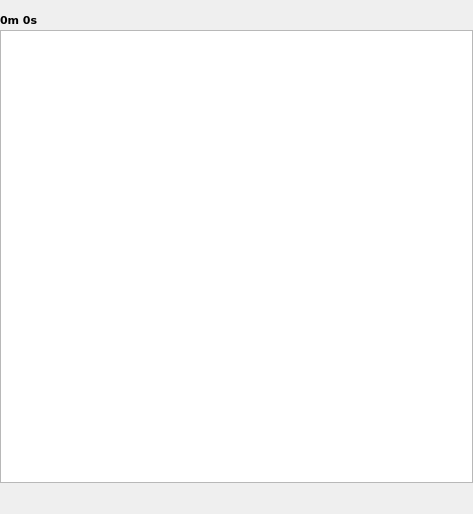
<?xml version="1.0" encoding="UTF-8"?>
<ui version="4.0">
 <class>Playlist_Window</class>
 <widget class="QWidget" name="Playlist_Window">
  <property name="windowModality">
   <enum>Qt::NonModal</enum>
  </property>
  <property name="geometry">
   <rect>
    <x>0</x>
    <y>0</y>
    <width>473</width>
    <height>514</height>
   </rect>
  </property>
  <property name="sizePolicy">
   <sizepolicy hsizetype="Preferred" vsizetype="Preferred">
    <horstretch>0</horstretch>
    <verstretch>0</verstretch>
   </sizepolicy>
  </property>
  <property name="minimumSize">
   <size>
    <width>0</width>
    <height>0</height>
   </size>
  </property>
  <property name="maximumSize">
   <size>
    <width>16516</width>
    <height>16777215</height>
   </size>
  </property>
  <property name="windowTitle">
   <string>Form</string>
  </property>
  <property name="toolTip">
   <string/>
  </property>
  <layout class="QGridLayout" name="gridLayout">
   <property name="sizeConstraint">
    <enum>QLayout::SetDefaultConstraint</enum>
   </property>
   <property name="leftMargin">
    <number>0</number>
   </property>
   <property name="topMargin">
    <number>2</number>
   </property>
   <property name="rightMargin">
    <number>0</number>
   </property>
   <property name="bottomMargin">
    <number>0</number>
   </property>
   <property name="spacing">
    <number>3</number>
   </property>
   <item row="0" column="3">
    <widget class="QPushButton" name="btn_clear">
     <property name="minimumSize">
      <size>
       <width>24</width>
       <height>24</height>
      </size>
     </property>
     <property name="maximumSize">
      <size>
       <width>26</width>
       <height>26</height>
      </size>
     </property>
     <property name="font">
      <font>
       <family>DejaVu Sans</family>
      </font>
     </property>
     <property name="focusPolicy">
      <enum>Qt::NoFocus</enum>
     </property>
     <property name="toolTip">
      <string>Clear Playlist</string>
     </property>
     <property name="text">
      <string/>
     </property>
     <property name="icon">
      <iconset>
       <normaloff>../../../.designer/backup/icons/broom.png</normaloff>../../../.designer/backup/icons/broom.png</iconset>
     </property>
     <property name="iconSize">
      <size>
       <width>24</width>
       <height>24</height>
      </size>
     </property>
     <property name="flat">
      <bool>true</bool>
     </property>
    </widget>
   </item>
   <item row="1" column="0" colspan="4">
    <layout class="QHBoxLayout" name="horizontalLayout">
     <item>
      <widget class="PlaylistView" name="listView">
       <property name="sizePolicy">
        <sizepolicy hsizetype="Preferred" vsizetype="MinimumExpanding">
         <horstretch>0</horstretch>
         <verstretch>0</verstretch>
        </sizepolicy>
       </property>
       <property name="minimumSize">
        <size>
         <width>200</width>
         <height>0</height>
        </size>
       </property>
       <property name="maximumSize">
        <size>
         <width>167721</width>
         <height>16777215</height>
        </size>
       </property>
       <property name="font">
        <font>
         <family>DejaVu Sans</family>
        </font>
       </property>
       <property name="focusPolicy">
        <enum>Qt::NoFocus</enum>
       </property>
       <property name="horizontalScrollBarPolicy">
        <enum>Qt::ScrollBarAlwaysOff</enum>
       </property>
       <property name="editTriggers">
        <set>QAbstractItemView::NoEditTriggers</set>
       </property>
       <property name="tabKeyNavigation">
        <bool>true</bool>
       </property>
       <property name="alternatingRowColors">
        <bool>true</bool>
       </property>
       <property name="selectionMode">
        <enum>QAbstractItemView::ExtendedSelection</enum>
       </property>
       <property name="selectionBehavior">
        <enum>QAbstractItemView::SelectRows</enum>
       </property>
      </widget>
     </item>
    </layout>
   </item>
   <item row="3" column="0">
    <layout class="QHBoxLayout" name="horizontalLayout_2">
     <item>
      <widget class="QPushButton" name="btn_rep1">
       <property name="minimumSize">
        <size>
         <width>28</width>
         <height>28</height>
        </size>
       </property>
       <property name="maximumSize">
        <size>
         <width>28</width>
         <height>28</height>
        </size>
       </property>
       <property name="font">
        <font>
         <family>DejaVu Sans</family>
        </font>
       </property>
       <property name="focusPolicy">
        <enum>Qt::NoFocus</enum>
       </property>
       <property name="toolTip">
        <string>Repeat 1</string>
       </property>
       <property name="text">
        <string/>
       </property>
       <property name="icon">
        <iconset>
         <normaloff>../../../icons/rep1.png</normaloff>../../../icons/rep1.png</iconset>
       </property>
       <property name="iconSize">
        <size>
         <width>20</width>
         <height>20</height>
        </size>
       </property>
       <property name="shortcut">
        <string>Enter</string>
       </property>
       <property name="checkable">
        <bool>true</bool>
       </property>
       <property name="flat">
        <bool>true</bool>
       </property>
      </widget>
     </item>
     <item>
      <widget class="QPushButton" name="btn_repAll">
       <property name="minimumSize">
        <size>
         <width>28</width>
         <height>28</height>
        </size>
       </property>
       <property name="maximumSize">
        <size>
         <width>28</width>
         <height>28</height>
        </size>
       </property>
       <property name="font">
        <font>
         <family>DejaVu Sans</family>
        </font>
       </property>
       <property name="focusPolicy">
        <enum>Qt::NoFocus</enum>
       </property>
       <property name="toolTip">
        <string>Repeat All</string>
       </property>
       <property name="text">
        <string/>
       </property>
       <property name="icon">
        <iconset>
         <normaloff>../../../icons/repAll.png</normaloff>../../../icons/repAll.png</iconset>
       </property>
       <property name="iconSize">
        <size>
         <width>20</width>
         <height>20</height>
        </size>
       </property>
       <property name="shortcut">
        <string>Enter</string>
       </property>
       <property name="checkable">
        <bool>true</bool>
       </property>
       <property name="flat">
        <bool>true</bool>
       </property>
      </widget>
     </item>
     <item>
      <widget class="QPushButton" name="btn_shuffle">
       <property name="minimumSize">
        <size>
         <width>28</width>
         <height>28</height>
        </size>
       </property>
       <property name="maximumSize">
        <size>
         <width>28</width>
         <height>28</height>
        </size>
       </property>
       <property name="font">
        <font>
         <family>DejaVu Sans</family>
        </font>
       </property>
       <property name="focusPolicy">
        <enum>Qt::NoFocus</enum>
       </property>
       <property name="toolTip">
        <string>Shuffle</string>
       </property>
       <property name="text">
        <string/>
       </property>
       <property name="icon">
        <iconset>
         <normaloff>../../../icons/shuffle.png</normaloff>../../../icons/shuffle.png</iconset>
       </property>
       <property name="iconSize">
        <size>
         <width>20</width>
         <height>20</height>
        </size>
       </property>
       <property name="shortcut">
        <string>Enter</string>
       </property>
       <property name="checkable">
        <bool>true</bool>
       </property>
       <property name="flat">
        <bool>true</bool>
       </property>
      </widget>
     </item>
     <item>
      <widget class="QPushButton" name="btn_append">
       <property name="minimumSize">
        <size>
         <width>28</width>
         <height>28</height>
        </size>
       </property>
       <property name="maximumSize">
        <size>
         <width>28</width>
         <height>28</height>
        </size>
       </property>
       <property name="font">
        <font>
         <family>DejaVu Sans</family>
        </font>
       </property>
       <property name="focusPolicy">
        <enum>Qt::NoFocus</enum>
       </property>
       <property name="toolTip">
        <string>Append when adding new tracks</string>
       </property>
       <property name="text">
        <string/>
       </property>
       <property name="icon">
        <iconset>
         <normaloff>../../../.designer/backup/icons/append.png</normaloff>../../../.designer/backup/icons/append.png</iconset>
       </property>
       <property name="iconSize">
        <size>
         <width>20</width>
         <height>20</height>
        </size>
       </property>
       <property name="shortcut">
        <string>Enter</string>
       </property>
       <property name="checkable">
        <bool>true</bool>
       </property>
       <property name="flat">
        <bool>true</bool>
       </property>
      </widget>
     </item>
     <item>
      <widget class="QPushButton" name="btn_dynamic">
       <property name="minimumSize">
        <size>
         <width>28</width>
         <height>28</height>
        </size>
       </property>
       <property name="maximumSize">
        <size>
         <width>28</width>
         <height>28</height>
        </size>
       </property>
       <property name="font">
        <font>
         <family>DejaVu Sans</family>
        </font>
       </property>
       <property name="focusPolicy">
        <enum>Qt::NoFocus</enum>
       </property>
       <property name="toolTip">
        <string>Dynamic playing</string>
       </property>
       <property name="text">
        <string/>
       </property>
       <property name="icon">
        <iconset>
         <normaloff>../../../icons/dynamic.png</normaloff>../../../icons/dynamic.png</iconset>
       </property>
       <property name="iconSize">
        <size>
         <width>20</width>
         <height>20</height>
        </size>
       </property>
       <property name="shortcut">
        <string>Enter</string>
       </property>
       <property name="checkable">
        <bool>true</bool>
       </property>
       <property name="flat">
        <bool>true</bool>
       </property>
      </widget>
     </item>
     <item>
      <widget class="QPushButton" name="btn_gapless">
       <property name="minimumSize">
        <size>
         <width>28</width>
         <height>28</height>
        </size>
       </property>
       <property name="maximumSize">
        <size>
         <width>28</width>
         <height>28</height>
        </size>
       </property>
       <property name="font">
        <font>
         <family>DejaVu Sans</family>
        </font>
       </property>
       <property name="focusPolicy">
        <enum>Qt::NoFocus</enum>
       </property>
       <property name="toolTip">
        <string>Gapless playback</string>
       </property>
       <property name="text">
        <string/>
       </property>
       <property name="iconSize">
        <size>
         <width>20</width>
         <height>20</height>
        </size>
       </property>
       <property name="shortcut">
        <string>Enter</string>
       </property>
       <property name="checkable">
        <bool>true</bool>
       </property>
       <property name="flat">
        <bool>true</bool>
       </property>
      </widget>
     </item>
    </layout>
   </item>
   <item row="3" column="3">
    <widget class="QPushButton" name="btn_numbers">
     <property name="minimumSize">
      <size>
       <width>28</width>
       <height>28</height>
      </size>
     </property>
     <property name="maximumSize">
      <size>
       <width>28</width>
       <height>28</height>
      </size>
     </property>
     <property name="font">
      <font>
       <family>DejaVu Sans</family>
      </font>
     </property>
     <property name="focusPolicy">
      <enum>Qt::NoFocus</enum>
     </property>
     <property name="toolTip">
      <string>Show numbers in playlist</string>
     </property>
     <property name="text">
      <string/>
     </property>
     <property name="iconSize">
      <size>
       <width>20</width>
       <height>20</height>
      </size>
     </property>
     <property name="checkable">
      <bool>true</bool>
     </property>
     <property name="flat">
      <bool>true</bool>
     </property>
    </widget>
   </item>
   <item row="0" column="0" colspan="3">
    <layout class="QHBoxLayout" name="horizontalLayout_3">
     <item>
      <widget class="QLabel" name="lab_totalTime">
       <property name="sizePolicy">
        <sizepolicy hsizetype="MinimumExpanding" vsizetype="Preferred">
         <horstretch>0</horstretch>
         <verstretch>0</verstretch>
        </sizepolicy>
       </property>
       <property name="minimumSize">
        <size>
         <width>0</width>
         <height>25</height>
        </size>
       </property>
       <property name="maximumSize">
        <size>
         <width>1000</width>
         <height>16777215</height>
        </size>
       </property>
       <property name="font">
        <font>
         <family>DejaVu Sans</family>
         <pointsize>8</pointsize>
         <weight>75</weight>
         <bold>true</bold>
        </font>
       </property>
       <property name="text">
        <string notr="true">0m 0s</string>
       </property>
       <property name="alignment">
        <set>Qt::AlignBottom|Qt::AlignLeading|Qt::AlignLeft</set>
       </property>
      </widget>
     </item>
     <item>
      <widget class="QLabel" name="lab_connection">
       <property name="sizePolicy">
        <sizepolicy hsizetype="Maximum" vsizetype="Preferred">
         <horstretch>0</horstretch>
         <verstretch>0</verstretch>
        </sizepolicy>
       </property>
       <property name="minimumSize">
        <size>
         <width>0</width>
         <height>25</height>
        </size>
       </property>
       <property name="maximumSize">
        <size>
         <width>1000</width>
         <height>16777215</height>
        </size>
       </property>
       <property name="font">
        <font>
         <family>DejaVu Sans</family>
         <pointsize>8</pointsize>
         <weight>75</weight>
         <bold>true</bold>
        </font>
       </property>
       <property name="text">
        <string/>
       </property>
       <property name="alignment">
        <set>Qt::AlignBottom|Qt::AlignLeading|Qt::AlignLeft</set>
       </property>
      </widget>
     </item>
     <item>
      <widget class="QPushButton" name="btn_dismiss">
       <property name="minimumSize">
        <size>
         <width>24</width>
         <height>24</height>
        </size>
       </property>
       <property name="maximumSize">
        <size>
         <width>24</width>
         <height>24</height>
        </size>
       </property>
       <property name="focusPolicy">
        <enum>Qt::NoFocus</enum>
       </property>
       <property name="text">
        <string/>
       </property>
       <property name="iconSize">
        <size>
         <width>18</width>
         <height>18</height>
        </size>
       </property>
       <property name="flat">
        <bool>true</bool>
       </property>
      </widget>
     </item>
    </layout>
   </item>
   <item row="3" column="1">
    <spacer name="horizontalSpacer">
     <property name="font">
      <font>
       <family>DejaVu Sans</family>
      </font>
     </property>
     <property name="orientation">
      <enum>Qt::Horizontal</enum>
     </property>
     <property name="sizeHint" stdset="0">
      <size>
       <width>40</width>
       <height>20</height>
      </size>
     </property>
    </spacer>
   </item>
  </layout>
 </widget>
 <customwidgets>
  <customwidget>
   <class>PlaylistView</class>
   <extends>QListView</extends>
   <header>GUI/playlist/view/PlaylistView.h</header>
  </customwidget>
 </customwidgets>
 <resources/>
 <connections/>
</ui>
